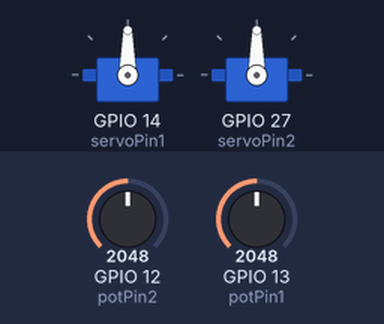
Bench run of a sketch on a simulated ESP32. Shown: 2 × servo. Inputs (shaded band) come from the test bench; at power-on: GPIO 12 (potPin2) = 2048, GPIO 13 (potPin1) = 2048.

Above: at 1.2 s.
1.3 s: GPIO 12 (potPin2) set to 2866
At 2.3 s:
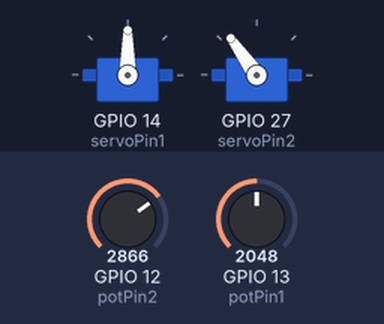
2.8 s: GPIO 13 (potPin1) set to 2866
At 3.5 s:
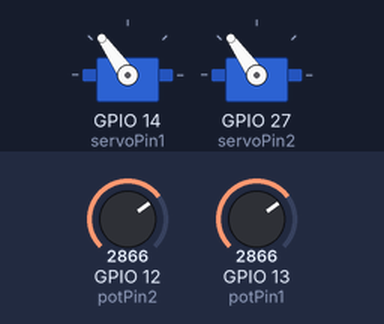
4.3 s: GPIO 12 (potPin2) set to 3603
At 4.6 s:
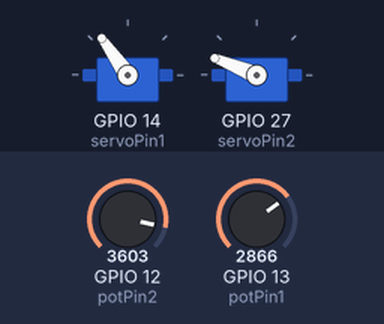
5.8 s: GPIO 13 (potPin1) set to 3603
At 6.9 s:
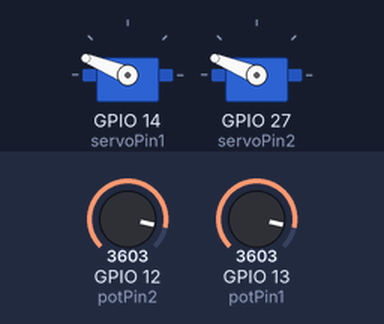
7.3 s: GPIO 12 (potPin2) set to 4095
At 8.1 s:
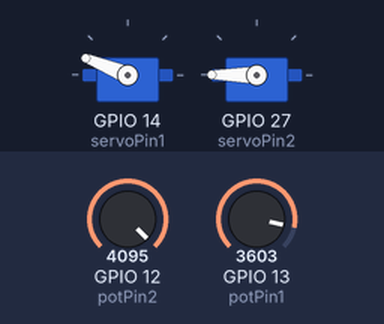
8.8 s: GPIO 13 (potPin1) set to 4095
At 9.2 s:
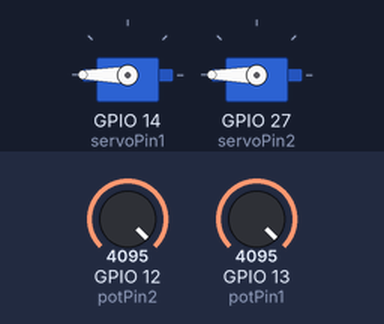
Timing chart, 0 to 11.3 s (numbered marks = the images above; inputs shaded):
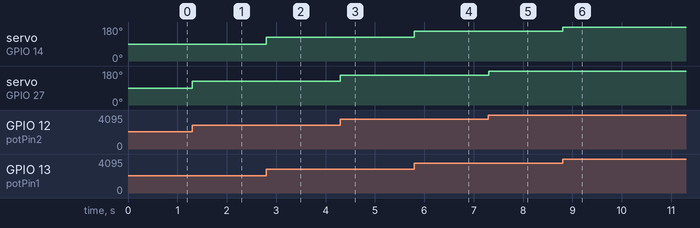

The sketch:

Tests_arm.ino
```cpp
#include <Servo.h>

Servo myservo1;
Servo myservo2;
int pos = 0;

const int potPin1 = 13;
const int potPin2 = 12;
const int servoPin1 = 14;
const int servoPin2 = 27;

void setup()
{
  pinMode(potPin1, INPUT);
  pinMode(potPin2, INPUT);
  myservo1.attach(servoPin1);
  myservo2.attach(servoPin2);
  Serial.begin(9600);
}

void loop()
{
  int valuePot1 = map(analogRead(potPin1), 0, 4095, 0, 180);
  int valuePot2 = map(analogRead(potPin2), 0, 4095, 0, 180);

  myservo1.write(valuePot1);
  myservo2.write(valuePot2);
}
```

Measured:
- after the input at 1.3 s, servo on GPIO 27 (servoPin2): 90° → 125° at once
- after the input at 2.8 s, servo on GPIO 14 (servoPin1): 90° → 125° at once
- after the input at 4.3 s, servo on GPIO 27 (servoPin2): 125° → 158° at once
- after the input at 5.8 s, servo on GPIO 14 (servoPin1): 125° → 158° at once
- after the input at 7.3 s, servo on GPIO 27 (servoPin2): 158° → 180° at once
- after the input at 8.8 s, servo on GPIO 14 (servoPin1): 158° → 180° at once
